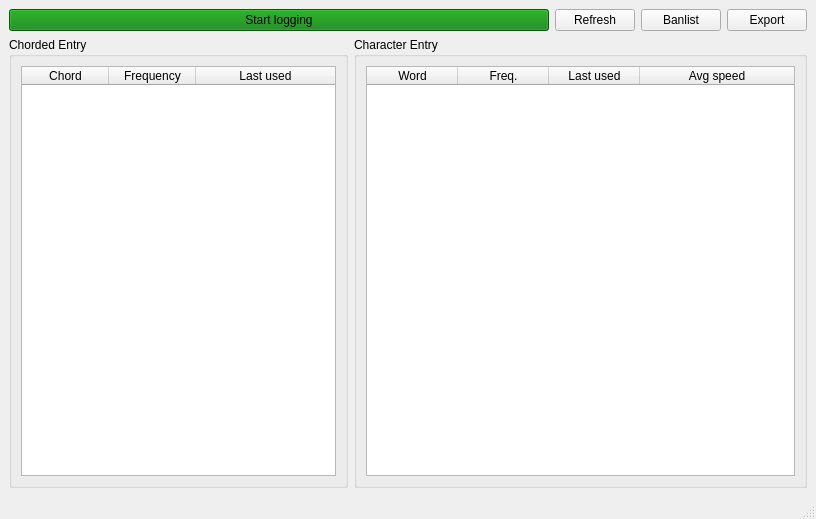
<?xml version="1.0" encoding="UTF-8"?>
<ui version="4.0">
 <class>MainWindow</class>
 <widget class="QMainWindow" name="MainWindow">
  <property name="geometry">
   <rect>
    <x>0</x>
    <y>0</y>
    <width>816</width>
    <height>519</height>
   </rect>
  </property>
  <property name="windowTitle">
   <string>Nexus</string>
  </property>
  <widget class="QWidget" name="centralwidget">
   <property name="sizePolicy">
    <sizepolicy hsizetype="Preferred" vsizetype="Preferred">
     <horstretch>0</horstretch>
     <verstretch>0</verstretch>
    </sizepolicy>
   </property>
   <layout class="QVBoxLayout" name="verticalLayout" stretch="0,1">
    <item>
     <layout class="QHBoxLayout" name="toolbar" stretch="1,0,0,0">
      <item>
       <widget class="QPushButton" name="startStopButton">
        <property name="styleSheet">
         <string notr="true">background-color: green</string>
        </property>
        <property name="text">
         <string>Start logging</string>
        </property>
       </widget>
      </item>
      <item>
       <widget class="QPushButton" name="refreshButton">
        <property name="text">
         <string>Refresh</string>
        </property>
       </widget>
      </item>
      <item>
       <widget class="QPushButton" name="banlistButton">
        <property name="text">
         <string>Banlist</string>
        </property>
       </widget>
      </item>
      <item>
       <widget class="QPushButton" name="exportButton">
        <property name="text">
         <string>Export</string>
        </property>
       </widget>
      </item>
     </layout>
    </item>
    <item>
     <layout class="QHBoxLayout" name="tables" stretch="3,4">
      <property name="sizeConstraint">
       <enum>QLayout::SetDefaultConstraint</enum>
      </property>
      <item>
       <widget class="QGroupBox" name="chordedEntry">
        <property name="title">
         <string>Chorded Entry</string>
        </property>
        <layout class="QVBoxLayout" name="verticalLayout_4">
         <item>
          <widget class="QTableWidget" name="chordTable">
           <property name="sizePolicy">
            <sizepolicy hsizetype="Expanding" vsizetype="Expanding">
             <horstretch>1</horstretch>
             <verstretch>1</verstretch>
            </sizepolicy>
           </property>
           <property name="editTriggers">
            <set>QAbstractItemView::NoEditTriggers</set>
           </property>
           <property name="selectionBehavior">
            <enum>QAbstractItemView::SelectRows</enum>
           </property>
           <property name="sortingEnabled">
            <bool>true</bool>
           </property>
           <property name="wordWrap">
            <bool>false</bool>
           </property>
           <property name="columnCount">
            <number>3</number>
           </property>
           <attribute name="horizontalHeaderVisible">
            <bool>true</bool>
           </attribute>
           <attribute name="horizontalHeaderCascadingSectionResizes">
            <bool>false</bool>
           </attribute>
           <attribute name="horizontalHeaderDefaultSectionSize">
            <number>87</number>
           </attribute>
           <attribute name="horizontalHeaderStretchLastSection">
            <bool>true</bool>
           </attribute>
           <attribute name="verticalHeaderVisible">
            <bool>false</bool>
           </attribute>
           <column>
            <property name="text">
             <string>Chord</string>
            </property>
           </column>
           <column>
            <property name="text">
             <string>Frequency</string>
            </property>
           </column>
           <column>
            <property name="text">
             <string>Last used</string>
            </property>
           </column>
          </widget>
         </item>
        </layout>
       </widget>
      </item>
      <item>
       <widget class="QGroupBox" name="characterEntry">
        <property name="title">
         <string>Character Entry</string>
        </property>
        <layout class="QVBoxLayout" name="verticalLayout_3">
         <item>
          <widget class="QTableWidget" name="chentryTable">
           <property name="sizePolicy">
            <sizepolicy hsizetype="Expanding" vsizetype="Expanding">
             <horstretch>1</horstretch>
             <verstretch>1</verstretch>
            </sizepolicy>
           </property>
           <property name="editTriggers">
            <set>QAbstractItemView::NoEditTriggers</set>
           </property>
           <property name="selectionBehavior">
            <enum>QAbstractItemView::SelectRows</enum>
           </property>
           <property name="sortingEnabled">
            <bool>true</bool>
           </property>
           <property name="wordWrap">
            <bool>false</bool>
           </property>
           <property name="columnCount">
            <number>4</number>
           </property>
           <attribute name="horizontalHeaderVisible">
            <bool>true</bool>
           </attribute>
           <attribute name="horizontalHeaderCascadingSectionResizes">
            <bool>false</bool>
           </attribute>
           <attribute name="horizontalHeaderDefaultSectionSize">
            <number>91</number>
           </attribute>
           <attribute name="horizontalHeaderStretchLastSection">
            <bool>true</bool>
           </attribute>
           <attribute name="verticalHeaderVisible">
            <bool>false</bool>
           </attribute>
           <column>
            <property name="text">
             <string>Word</string>
            </property>
           </column>
           <column>
            <property name="text">
             <string>Freq.</string>
            </property>
           </column>
           <column>
            <property name="text">
             <string>Last used</string>
            </property>
           </column>
           <column>
            <property name="text">
             <string>Avg speed</string>
            </property>
           </column>
          </widget>
         </item>
        </layout>
       </widget>
      </item>
     </layout>
    </item>
   </layout>
  </widget>
  <widget class="QStatusBar" name="statusbar"/>
 </widget>
 <resources/>
 <connections/>
</ui>
